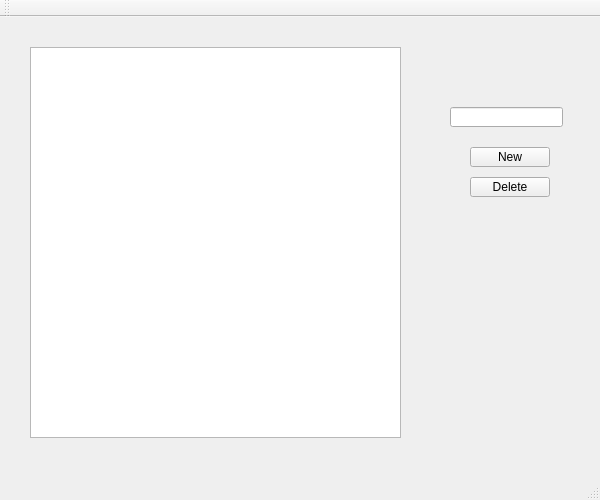
<?xml version="1.0" encoding="UTF-8"?>
<ui version="4.0">
 <class>MainWindow</class>
 <widget class="QMainWindow" name="MainWindow">
  <property name="geometry">
   <rect>
    <x>0</x>
    <y>0</y>
    <width>600</width>
    <height>500</height>
   </rect>
  </property>
  <property name="windowTitle">
   <string>MainWindow</string>
  </property>
  <widget class="QWidget" name="centralWidget">
   <widget class="QPushButton" name="btnNew">
    <property name="geometry">
     <rect>
      <x>470</x>
      <y>130</y>
      <width>80</width>
      <height>20</height>
     </rect>
    </property>
    <property name="text">
     <string>New</string>
    </property>
   </widget>
   <widget class="QPushButton" name="btnDelete">
    <property name="geometry">
     <rect>
      <x>470</x>
      <y>160</y>
      <width>80</width>
      <height>20</height>
     </rect>
    </property>
    <property name="text">
     <string>Delete</string>
    </property>
   </widget>
   <widget class="QLineEdit" name="editNew">
    <property name="geometry">
     <rect>
      <x>450</x>
      <y>90</y>
      <width>113</width>
      <height>20</height>
     </rect>
    </property>
   </widget>
   <widget class="QListWidget" name="listWidget">
    <property name="geometry">
     <rect>
      <x>30</x>
      <y>30</y>
      <width>371</width>
      <height>391</height>
     </rect>
    </property>
   </widget>
  </widget>
  <widget class="QMenuBar" name="menuBar">
   <property name="geometry">
    <rect>
     <x>0</x>
     <y>0</y>
     <width>600</width>
     <height>20</height>
    </rect>
   </property>
  </widget>
  <widget class="QToolBar" name="mainToolBar">
   <attribute name="toolBarArea">
    <enum>TopToolBarArea</enum>
   </attribute>
   <attribute name="toolBarBreak">
    <bool>false</bool>
   </attribute>
  </widget>
  <widget class="QStatusBar" name="statusBar"/>
 </widget>
 <layoutdefault spacing="6" margin="11"/>
 <resources/>
 <connections/>
</ui>
